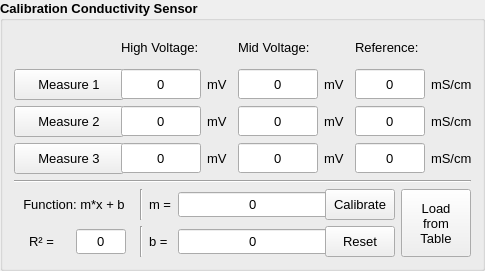
     <widget class="QGroupBox" name="groupBox">
      <property name="sizePolicy">
       <sizepolicy hsizetype="Fixed" vsizetype="Fixed">
        <horstretch>0</horstretch>
        <verstretch>0</verstretch>
       </sizepolicy>
      </property>
      <property name="minimumSize">
       <size>
        <width>485</width>
        <height>0</height>
       </size>
      </property>
      <property name="maximumSize">
       <size>
        <width>485</width>
        <height>16777215</height>
       </size>
      </property>
      <property name="font">
       <font>
        <pointsize>10</pointsize>
        <weight>75</weight>
        <bold>true</bold>
       </font>
      </property>
      <property name="title">
       <string>Calibration Conductivity Sensor</string>
      </property>
      <layout class="QVBoxLayout" name="verticalLayout_8">
       <item>
        <layout class="QGridLayout" name="gridLayout_7">
         <item row="0" column="1">
          <widget class="QLabel" name="u_high_2">
           <property name="minimumSize">
            <size>
             <width>80</width>
             <height>31</height>
            </size>
           </property>
           <property name="maximumSize">
            <size>
             <width>80</width>
             <height>31</height>
            </size>
           </property>
           <property name="font">
            <font>
             <pointsize>10</pointsize>
             <weight>50</weight>
             <italic>false</italic>
             <bold>false</bold>
             <stylestrategy>PreferAntialias</stylestrategy>
            </font>
           </property>
           <property name="text">
            <string>High Voltage:</string>
           </property>
          </widget>
         </item>
         <item row="0" column="3">
          <widget class="QLabel" name="u_mid_2">
           <property name="minimumSize">
            <size>
             <width>80</width>
             <height>31</height>
            </size>
           </property>
           <property name="maximumSize">
            <size>
             <width>80</width>
             <height>31</height>
            </size>
           </property>
           <property name="font">
            <font>
             <pointsize>10</pointsize>
             <weight>50</weight>
             <italic>false</italic>
             <bold>false</bold>
             <stylestrategy>PreferAntialias</stylestrategy>
            </font>
           </property>
           <property name="text">
            <string>Mid Voltage:</string>
           </property>
          </widget>
         </item>
         <item row="0" column="5" colspan="2">
          <widget class="QLabel" name="u_high_3">
           <property name="minimumSize">
            <size>
             <width>100</width>
             <height>31</height>
            </size>
           </property>
           <property name="maximumSize">
            <size>
             <width>100</width>
             <height>31</height>
            </size>
           </property>
           <property name="font">
            <font>
             <pointsize>10</pointsize>
             <weight>50</weight>
             <italic>false</italic>
             <bold>false</bold>
             <stylestrategy>PreferAntialias</stylestrategy>
            </font>
           </property>
           <property name="text">
            <string>Reference:</string>
           </property>
          </widget>
         </item>
         <item row="1" column="0">
          <widget class="QPushButton" name="measureButton_1">
           <property name="minimumSize">
            <size>
             <width>110</width>
             <height>31</height>
            </size>
           </property>
           <property name="maximumSize">
            <size>
             <width>110</width>
             <height>31</height>
            </size>
           </property>
           <property name="font">
            <font>
             <pointsize>10</pointsize>
             <weight>50</weight>
             <italic>false</italic>
             <bold>false</bold>
             <stylestrategy>PreferAntialias</stylestrategy>
            </font>
           </property>
           <property name="text">
            <string>Measure 1</string>
           </property>
          </widget>
         </item>
         <item row="1" column="1">
          <widget class="QLineEdit" name="calPoint_1_HighValue">
           <property name="sizePolicy">
            <sizepolicy hsizetype="Fixed" vsizetype="Fixed">
             <horstretch>0</horstretch>
             <verstretch>0</verstretch>
            </sizepolicy>
           </property>
           <property name="minimumSize">
            <size>
             <width>80</width>
             <height>30</height>
            </size>
           </property>
           <property name="maximumSize">
            <size>
             <width>80</width>
             <height>30</height>
            </size>
           </property>
           <property name="font">
            <font>
             <pointsize>10</pointsize>
             <weight>50</weight>
             <bold>false</bold>
            </font>
           </property>
           <property name="text">
            <string>0</string>
           </property>
           <property name="alignment">
            <set>Qt::AlignCenter</set>
           </property>
           <property name="readOnly">
            <bool>true</bool>
           </property>
          </widget>
         </item>
         <item row="1" column="2">
          <widget class="QLabel" name="label_17">
           <property name="sizePolicy">
            <sizepolicy hsizetype="Fixed" vsizetype="Fixed">
             <horstretch>0</horstretch>
             <verstretch>0</verstretch>
            </sizepolicy>
           </property>
           <property name="minimumSize">
            <size>
             <width>25</width>
             <height>0</height>
            </size>
           </property>
           <property name="maximumSize">
            <size>
             <width>25</width>
             <height>30</height>
            </size>
           </property>
           <property name="font">
            <font>
             <pointsize>10</pointsize>
             <weight>50</weight>
             <italic>false</italic>
             <bold>false</bold>
             <stylestrategy>PreferAntialias</stylestrategy>
            </font>
           </property>
           <property name="text">
            <string>mV</string>
           </property>
          </widget>
         </item>
         <item row="1" column="3">
          <widget class="QLineEdit" name="calPoint_1_MidValue">
           <property name="sizePolicy">
            <sizepolicy hsizetype="Fixed" vsizetype="Fixed">
             <horstretch>0</horstretch>
             <verstretch>0</verstretch>
            </sizepolicy>
           </property>
           <property name="minimumSize">
            <size>
             <width>80</width>
             <height>30</height>
            </size>
           </property>
           <property name="maximumSize">
            <size>
             <width>80</width>
             <height>30</height>
            </size>
           </property>
           <property name="font">
            <font>
             <pointsize>10</pointsize>
             <weight>50</weight>
             <bold>false</bold>
            </font>
           </property>
           <property name="text">
            <string>0</string>
           </property>
           <property name="alignment">
            <set>Qt::AlignCenter</set>
           </property>
           <property name="readOnly">
            <bool>true</bool>
           </property>
          </widget>
         </item>
         <item row="1" column="4">
          <widget class="QLabel" name="label_19">
           <property name="sizePolicy">
            <sizepolicy hsizetype="Fixed" vsizetype="Fixed">
             <horstretch>0</horstretch>
             <verstretch>0</verstretch>
            </sizepolicy>
           </property>
           <property name="minimumSize">
            <size>
             <width>25</width>
             <height>0</height>
            </size>
           </property>
           <property name="maximumSize">
            <size>
             <width>25</width>
             <height>16777215</height>
            </size>
           </property>
           <property name="font">
            <font>
             <pointsize>10</pointsize>
             <weight>50</weight>
             <italic>false</italic>
             <bold>false</bold>
             <stylestrategy>PreferAntialias</stylestrategy>
            </font>
           </property>
           <property name="text">
            <string>mV</string>
           </property>
          </widget>
         </item>
         <item row="1" column="5">
          <widget class="QLineEdit" name="refPoint_1">
           <property name="minimumSize">
            <size>
             <width>70</width>
             <height>30</height>
            </size>
           </property>
           <property name="maximumSize">
            <size>
             <width>70</width>
             <height>30</height>
            </size>
           </property>
           <property name="font">
            <font>
             <pointsize>10</pointsize>
             <weight>50</weight>
             <bold>false</bold>
            </font>
           </property>
           <property name="text">
            <string>0</string>
           </property>
           <property name="alignment">
            <set>Qt::AlignCenter</set>
           </property>
          </widget>
         </item>
         <item row="1" column="6">
          <widget class="QLabel" name="label_13">
           <property name="minimumSize">
            <size>
             <width>40</width>
             <height>0</height>
            </size>
           </property>
           <property name="maximumSize">
            <size>
             <width>40</width>
             <height>16777215</height>
            </size>
           </property>
           <property name="font">
            <font>
             <pointsize>10</pointsize>
             <weight>50</weight>
             <italic>false</italic>
             <bold>false</bold>
             <stylestrategy>PreferAntialias</stylestrategy>
            </font>
           </property>
           <property name="text">
            <string>mS/cm</string>
           </property>
           <property name="scaledContents">
            <bool>false</bool>
           </property>
          </widget>
         </item>
         <item row="2" column="0">
          <widget class="QPushButton" name="measureButton_2">
           <property name="minimumSize">
            <size>
             <width>110</width>
             <height>31</height>
            </size>
           </property>
           <property name="maximumSize">
            <size>
             <width>110</width>
             <height>31</height>
            </size>
           </property>
           <property name="font">
            <font>
             <pointsize>10</pointsize>
             <weight>50</weight>
             <italic>false</italic>
             <bold>false</bold>
             <stylestrategy>PreferAntialias</stylestrategy>
            </font>
           </property>
           <property name="text">
            <string>Measure 2</string>
           </property>
          </widget>
         </item>
         <item row="2" column="1">
          <widget class="QLineEdit" name="calPoint_2_HighValue">
           <property name="sizePolicy">
            <sizepolicy hsizetype="Fixed" vsizetype="Fixed">
             <horstretch>0</horstretch>
             <verstretch>0</verstretch>
            </sizepolicy>
           </property>
           <property name="minimumSize">
            <size>
             <width>80</width>
             <height>30</height>
            </size>
           </property>
           <property name="maximumSize">
            <size>
             <width>80</width>
             <height>30</height>
            </size>
           </property>
           <property name="font">
            <font>
             <pointsize>10</pointsize>
             <weight>50</weight>
             <bold>false</bold>
            </font>
           </property>
           <property name="text">
            <string>0</string>
           </property>
           <property name="alignment">
            <set>Qt::AlignCenter</set>
           </property>
           <property name="readOnly">
            <bool>true</bool>
           </property>
          </widget>
         </item>
         <item row="2" column="2">
          <widget class="QLabel" name="label_22">
           <property name="sizePolicy">
            <sizepolicy hsizetype="Fixed" vsizetype="Fixed">
             <horstretch>0</horstretch>
             <verstretch>0</verstretch>
            </sizepolicy>
           </property>
           <property name="minimumSize">
            <size>
             <width>25</width>
             <height>0</height>
            </size>
           </property>
           <property name="maximumSize">
            <size>
             <width>25</width>
             <height>16777215</height>
            </size>
           </property>
           <property name="font">
            <font>
             <pointsize>10</pointsize>
             <weight>50</weight>
             <italic>false</italic>
             <bold>false</bold>
             <stylestrategy>PreferAntialias</stylestrategy>
            </font>
           </property>
           <property name="text">
            <string>mV</string>
           </property>
          </widget>
         </item>
         <item row="2" column="3">
          <widget class="QLineEdit" name="calPoint_2_MidValue">
           <property name="sizePolicy">
            <sizepolicy hsizetype="Fixed" vsizetype="Fixed">
             <horstretch>0</horstretch>
             <verstretch>0</verstretch>
            </sizepolicy>
           </property>
           <property name="minimumSize">
            <size>
             <width>80</width>
             <height>30</height>
            </size>
           </property>
           <property name="maximumSize">
            <size>
             <width>80</width>
             <height>30</height>
            </size>
           </property>
           <property name="font">
            <font>
             <pointsize>10</pointsize>
             <weight>50</weight>
             <bold>false</bold>
            </font>
           </property>
           <property name="text">
            <string>0</string>
           </property>
           <property name="alignment">
            <set>Qt::AlignCenter</set>
           </property>
           <property name="readOnly">
            <bool>true</bool>
           </property>
          </widget>
         </item>
         <item row="2" column="4">
          <widget class="QLabel" name="label_18">
           <property name="sizePolicy">
            <sizepolicy hsizetype="Fixed" vsizetype="Fixed">
             <horstretch>0</horstretch>
             <verstretch>0</verstretch>
            </sizepolicy>
           </property>
           <property name="minimumSize">
            <size>
             <width>25</width>
             <height>0</height>
            </size>
           </property>
           <property name="maximumSize">
            <size>
             <width>25</width>
             <height>16777215</height>
            </size>
           </property>
           <property name="font">
            <font>
             <pointsize>10</pointsize>
             <weight>50</weight>
             <italic>false</italic>
             <bold>false</bold>
             <stylestrategy>PreferAntialias</stylestrategy>
            </font>
           </property>
           <property name="text">
            <string>mV</string>
           </property>
          </widget>
         </item>
         <item row="2" column="5">
          <widget class="QLineEdit" name="refPoint_2">
           <property name="minimumSize">
            <size>
             <width>70</width>
             <height>30</height>
            </size>
           </property>
           <property name="maximumSize">
            <size>
             <width>70</width>
             <height>30</height>
            </size>
           </property>
           <property name="font">
            <font>
             <pointsize>10</pointsize>
             <weight>50</weight>
             <bold>false</bold>
            </font>
           </property>
           <property name="text">
            <string>0</string>
           </property>
           <property name="alignment">
            <set>Qt::AlignCenter</set>
           </property>
          </widget>
         </item>
         <item row="2" column="6">
          <widget class="QLabel" name="label_14">
           <property name="minimumSize">
            <size>
             <width>40</width>
             <height>0</height>
            </size>
           </property>
           <property name="maximumSize">
            <size>
             <width>40</width>
             <height>16777215</height>
            </size>
           </property>
           <property name="font">
            <font>
             <pointsize>10</pointsize>
             <weight>50</weight>
             <italic>false</italic>
             <bold>false</bold>
             <stylestrategy>PreferAntialias</stylestrategy>
            </font>
           </property>
           <property name="text">
            <string>mS/cm</string>
           </property>
          </widget>
         </item>
         <item row="3" column="0">
          <widget class="QPushButton" name="measureButton_3">
           <property name="minimumSize">
            <size>
             <width>110</width>
             <height>31</height>
            </size>
           </property>
           <property name="maximumSize">
            <size>
             <width>110</width>
             <height>31</height>
            </size>
           </property>
           <property name="font">
            <font>
             <pointsize>10</pointsize>
             <weight>50</weight>
             <italic>false</italic>
             <bold>false</bold>
             <stylestrategy>PreferAntialias</stylestrategy>
            </font>
           </property>
           <property name="text">
            <string>Measure 3</string>
           </property>
          </widget>
         </item>
         <item row="3" column="1">
          <widget class="QLineEdit" name="calPoint_3_HighValue">
           <property name="sizePolicy">
            <sizepolicy hsizetype="Fixed" vsizetype="Fixed">
             <horstretch>0</horstretch>
             <verstretch>0</verstretch>
            </sizepolicy>
           </property>
           <property name="minimumSize">
            <size>
             <width>80</width>
             <height>30</height>
            </size>
           </property>
           <property name="maximumSize">
            <size>
             <width>80</width>
             <height>30</height>
            </size>
           </property>
           <property name="font">
            <font>
             <pointsize>10</pointsize>
             <weight>50</weight>
             <bold>false</bold>
            </font>
           </property>
           <property name="text">
            <string>0</string>
           </property>
           <property name="alignment">
            <set>Qt::AlignCenter</set>
           </property>
           <property name="readOnly">
            <bool>true</bool>
           </property>
          </widget>
         </item>
         <item row="3" column="2">
          <widget class="QLabel" name="label_24">
           <property name="sizePolicy">
            <sizepolicy hsizetype="Fixed" vsizetype="Fixed">
             <horstretch>0</horstretch>
             <verstretch>0</verstretch>
            </sizepolicy>
           </property>
           <property name="minimumSize">
            <size>
             <width>25</width>
             <height>0</height>
            </size>
           </property>
           <property name="maximumSize">
            <size>
             <width>25</width>
             <height>16777215</height>
            </size>
           </property>
           <property name="font">
            <font>
             <pointsize>10</pointsize>
             <weight>50</weight>
             <italic>false</italic>
             <bold>false</bold>
             <stylestrategy>PreferAntialias</stylestrategy>
            </font>
           </property>
           <property name="text">
            <string>mV</string>
           </property>
          </widget>
         </item>
         <item row="3" column="3">
          <widget class="QLineEdit" name="calPoint_3_MidValue">
           <property name="sizePolicy">
            <sizepolicy hsizetype="Fixed" vsizetype="Fixed">
             <horstretch>0</horstretch>
             <verstretch>0</verstretch>
            </sizepolicy>
           </property>
           <property name="minimumSize">
            <size>
             <width>80</width>
             <height>30</height>
            </size>
           </property>
           <property name="maximumSize">
            <size>
             <width>80</width>
             <height>30</height>
            </size>
           </property>
           <property name="font">
            <font>
             <pointsize>10</pointsize>
             <weight>50</weight>
             <bold>false</bold>
            </font>
           </property>
           <property name="text">
            <string>0</string>
           </property>
           <property name="alignment">
            <set>Qt::AlignCenter</set>
           </property>
           <property name="readOnly">
            <bool>true</bool>
           </property>
          </widget>
         </item>
         <item row="3" column="4">
          <widget class="QLabel" name="label_20">
           <property name="sizePolicy">
            <sizepolicy hsizetype="Fixed" vsizetype="Fixed">
             <horstretch>0</horstretch>
             <verstretch>0</verstretch>
            </sizepolicy>
           </property>
           <property name="minimumSize">
            <size>
             <width>25</width>
             <height>0</height>
            </size>
           </property>
           <property name="maximumSize">
            <size>
             <width>25</width>
             <height>16777215</height>
            </size>
           </property>
           <property name="font">
            <font>
             <pointsize>10</pointsize>
             <weight>50</weight>
             <italic>false</italic>
             <bold>false</bold>
             <stylestrategy>PreferAntialias</stylestrategy>
            </font>
           </property>
           <property name="text">
            <string>mV</string>
           </property>
          </widget>
         </item>
         <item row="3" column="5">
          <widget class="QLineEdit" name="refPoint_3">
           <property name="minimumSize">
            <size>
             <width>70</width>
             <height>30</height>
            </size>
           </property>
           <property name="maximumSize">
            <size>
             <width>70</width>
             <height>30</height>
            </size>
           </property>
           <property name="font">
            <font>
             <pointsize>10</pointsize>
             <weight>50</weight>
             <bold>false</bold>
            </font>
           </property>
           <property name="text">
            <string>0</string>
           </property>
           <property name="alignment">
            <set>Qt::AlignCenter</set>
           </property>
          </widget>
         </item>
         <item row="3" column="6">
          <widget class="QLabel" name="label_12">
           <property name="minimumSize">
            <size>
             <width>40</width>
             <height>0</height>
            </size>
           </property>
           <property name="maximumSize">
            <size>
             <width>40</width>
             <height>16777215</height>
            </size>
           </property>
           <property name="font">
            <font>
             <pointsize>10</pointsize>
             <weight>50</weight>
             <italic>false</italic>
             <bold>false</bold>
             <stylestrategy>PreferAntialias</stylestrategy>
            </font>
           </property>
           <property name="text">
            <string>mS/cm</string>
           </property>
          </widget>
         </item>
        </layout>
       </item>
       <item>
        <widget class="Line" name="line_19">
         <property name="font">
          <font>
           <pointsize>10</pointsize>
          </font>
         </property>
         <property name="orientation">
          <enum>Qt::Horizontal</enum>
         </property>
        </widget>
       </item>
       <item>
        <layout class="QGridLayout" name="gridLayout">
         <item row="1" column="3">
          <widget class="QLabel" name="label_26">
           <property name="sizePolicy">
            <sizepolicy hsizetype="Fixed" vsizetype="Fixed">
             <horstretch>0</horstretch>
             <verstretch>0</verstretch>
            </sizepolicy>
           </property>
           <property name="minimumSize">
            <size>
             <width>0</width>
             <height>30</height>
            </size>
           </property>
           <property name="maximumSize">
            <size>
             <width>30</width>
             <height>30</height>
            </size>
           </property>
           <property name="font">
            <font>
             <pointsize>10</pointsize>
             <weight>50</weight>
             <italic>false</italic>
             <bold>false</bold>
             <stylestrategy>PreferAntialias</stylestrategy>
            </font>
           </property>
           <property name="text">
            <string>b =</string>
           </property>
          </widget>
         </item>
         <item row="1" column="4">
          <widget class="QLineEdit" name="calFunction_b">
           <property name="minimumSize">
            <size>
             <width>150</width>
             <height>25</height>
            </size>
           </property>
           <property name="maximumSize">
            <size>
             <width>150</width>
             <height>25</height>
            </size>
           </property>
           <property name="font">
            <font>
             <pointsize>10</pointsize>
             <weight>50</weight>
             <bold>false</bold>
            </font>
           </property>
           <property name="text">
            <string>0</string>
           </property>
           <property name="alignment">
            <set>Qt::AlignCenter</set>
           </property>
           <property name="readOnly">
            <bool>true</bool>
           </property>
          </widget>
         </item>
         <item row="1" column="5">
          <widget class="QPushButton" name="resetCalibrationButton">
           <property name="sizePolicy">
            <sizepolicy hsizetype="Minimum" vsizetype="Fixed">
             <horstretch>0</horstretch>
             <verstretch>0</verstretch>
            </sizepolicy>
           </property>
           <property name="minimumSize">
            <size>
             <width>70</width>
             <height>31</height>
            </size>
           </property>
           <property name="maximumSize">
            <size>
             <width>70</width>
             <height>31</height>
            </size>
           </property>
           <property name="font">
            <font>
             <family>Segoe UI</family>
             <weight>50</weight>
             <bold>false</bold>
            </font>
           </property>
           <property name="text">
            <string>Reset</string>
           </property>
          </widget>
         </item>
         <item row="0" column="0" colspan="2">
          <widget class="QLabel" name="label_23">
           <property name="minimumSize">
            <size>
             <width>120</width>
             <height>30</height>
            </size>
           </property>
           <property name="maximumSize">
            <size>
             <width>120</width>
             <height>30</height>
            </size>
           </property>
           <property name="font">
            <font>
             <pointsize>10</pointsize>
             <weight>50</weight>
             <italic>false</italic>
             <bold>false</bold>
             <stylestrategy>PreferAntialias</stylestrategy>
            </font>
           </property>
           <property name="text">
            <string>Function: m*x + b</string>
           </property>
           <property name="alignment">
            <set>Qt::AlignCenter</set>
           </property>
          </widget>
         </item>
         <item row="0" column="4">
          <widget class="QLineEdit" name="calFunction_m">
           <property name="minimumSize">
            <size>
             <width>150</width>
             <height>25</height>
            </size>
           </property>
           <property name="maximumSize">
            <size>
             <width>150</width>
             <height>25</height>
            </size>
           </property>
           <property name="font">
            <font>
             <pointsize>10</pointsize>
             <weight>50</weight>
             <bold>false</bold>
            </font>
           </property>
           <property name="text">
            <string>0</string>
           </property>
           <property name="alignment">
            <set>Qt::AlignCenter</set>
           </property>
           <property name="readOnly">
            <bool>true</bool>
           </property>
          </widget>
         </item>
         <item row="0" column="5">
          <widget class="QPushButton" name="calibrateButton">
           <property name="minimumSize">
            <size>
             <width>70</width>
             <height>31</height>
            </size>
           </property>
           <property name="maximumSize">
            <size>
             <width>70</width>
             <height>31</height>
            </size>
           </property>
           <property name="font">
            <font>
             <pointsize>10</pointsize>
             <weight>50</weight>
             <italic>false</italic>
             <bold>false</bold>
             <stylestrategy>PreferAntialias</stylestrategy>
            </font>
           </property>
           <property name="text">
            <string>Calibrate</string>
           </property>
          </widget>
         </item>
         <item row="0" column="6" rowspan="2">
          <widget class="QPushButton" name="buttonLoadCalibrationFromTable">
           <property name="sizePolicy">
            <sizepolicy hsizetype="Minimum" vsizetype="Fixed">
             <horstretch>0</horstretch>
             <verstretch>0</verstretch>
            </sizepolicy>
           </property>
           <property name="minimumSize">
            <size>
             <width>70</width>
             <height>68</height>
            </size>
           </property>
           <property name="maximumSize">
            <size>
             <width>70</width>
             <height>68</height>
            </size>
           </property>
           <property name="font">
            <font>
             <family>Segoe UI</family>
             <weight>50</weight>
             <bold>false</bold>
            </font>
           </property>
           <property name="text">
            <string>Load
from
Table</string>
           </property>
          </widget>
         </item>
         <item row="1" column="0">
          <widget class="QLabel" name="label_27">
           <property name="sizePolicy">
            <sizepolicy hsizetype="Fixed" vsizetype="Fixed">
             <horstretch>0</horstretch>
             <verstretch>0</verstretch>
            </sizepolicy>
           </property>
           <property name="minimumSize">
            <size>
             <width>40</width>
             <height>28</height>
            </size>
           </property>
           <property name="maximumSize">
            <size>
             <width>40</width>
             <height>30</height>
            </size>
           </property>
           <property name="font">
            <font>
             <pointsize>10</pointsize>
             <weight>50</weight>
             <italic>false</italic>
             <bold>false</bold>
             <stylestrategy>PreferAntialias</stylestrategy>
            </font>
           </property>
           <property name="text">
            <string>  R² =</string>
           </property>
           <property name="alignment">
            <set>Qt::AlignRight|Qt::AlignTrailing|Qt::AlignVCenter</set>
           </property>
          </widget>
         </item>
         <item row="0" column="3">
          <widget class="QLabel" name="label_25">
           <property name="sizePolicy">
            <sizepolicy hsizetype="Fixed" vsizetype="Fixed">
             <horstretch>0</horstretch>
             <verstretch>0</verstretch>
            </sizepolicy>
           </property>
           <property name="minimumSize">
            <size>
             <width>0</width>
             <height>30</height>
            </size>
           </property>
           <property name="maximumSize">
            <size>
             <width>30</width>
             <height>30</height>
            </size>
           </property>
           <property name="font">
            <font>
             <pointsize>10</pointsize>
             <weight>50</weight>
             <italic>false</italic>
             <bold>false</bold>
             <stylestrategy>PreferAntialias</stylestrategy>
            </font>
           </property>
           <property name="text">
            <string>m =</string>
           </property>
          </widget>
         </item>
         <item row="1" column="1">
          <widget class="QLineEdit" name="R_squared">
           <property name="minimumSize">
            <size>
             <width>50</width>
             <height>25</height>
            </size>
           </property>
           <property name="maximumSize">
            <size>
             <width>50</width>
             <height>25</height>
            </size>
           </property>
           <property name="font">
            <font>
             <pointsize>10</pointsize>
             <weight>50</weight>
             <bold>false</bold>
            </font>
           </property>
           <property name="text">
            <string>0</string>
           </property>
           <property name="alignment">
            <set>Qt::AlignCenter</set>
           </property>
           <property name="readOnly">
            <bool>true</bool>
           </property>
          </widget>
         </item>
         <item row="0" column="2">
          <widget class="Line" name="line_2">
           <property name="orientation">
            <enum>Qt::Vertical</enum>
           </property>
          </widget>
         </item>
         <item row="1" column="2">
          <widget class="Line" name="line_3">
           <property name="orientation">
            <enum>Qt::Vertical</enum>
           </property>
          </widget>
         </item>
        </layout>
       </item>
      </layout>
     </widget>
